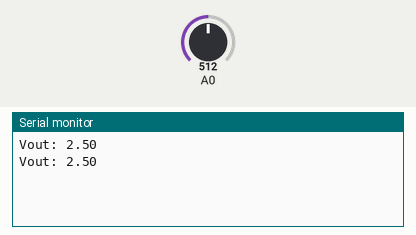
This sketch was run on a simulated Arduino Uno, built with avr-gcc and run on an emulated ATmega328P. Shown: the last lines printed to the serial monitor. Inputs (shaded band) come from the test bench; at power-on: A0 = 512.

Above: at 1.8 s.
1.9 s: A0 set to 716
At 2.8 s:
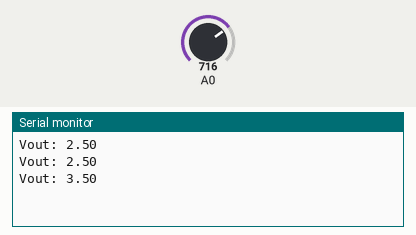
3.4 s: A0 set to 900
At 4.5 s:
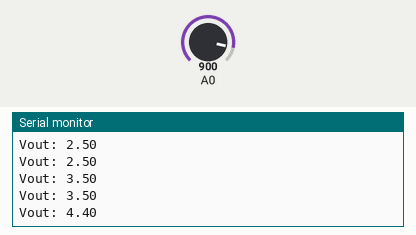
Timing chart, 0 to 6.4 s (numbered marks = the images above; inputs shaded):
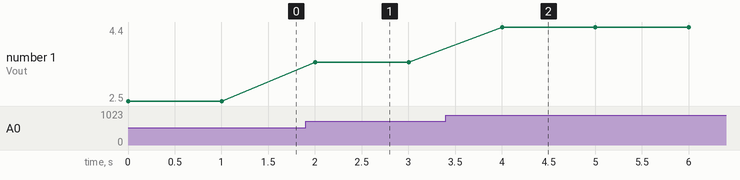

The sketch:

VoltageDivider.ino
```cpp
float Vout = 0.0;                     // define the variable for voltage
void setup() { // setup
  Serial.begin(9600);                 // begin serial communication
}
void loop() { // loop
  Vout = 5.0*analogRead(A0)/1023.0;   // convert voltage to volts
  // print values out
  Serial.print("Vout: ");
  Serial.println(Vout);
  delay(1000);                        // delay for a second
}
```

Measured:
- after the input at 1.9 s, the serial monitor: prints a new line after 0.10 s (image 1)
- after the input at 3.4 s, the serial monitor: prints a new line after 0.60 s (image 2)
- plotted number 1: 2.5 → 3.5 after the input at 1.9 s, 3.5 → 4.4 after the input at 3.4 s
